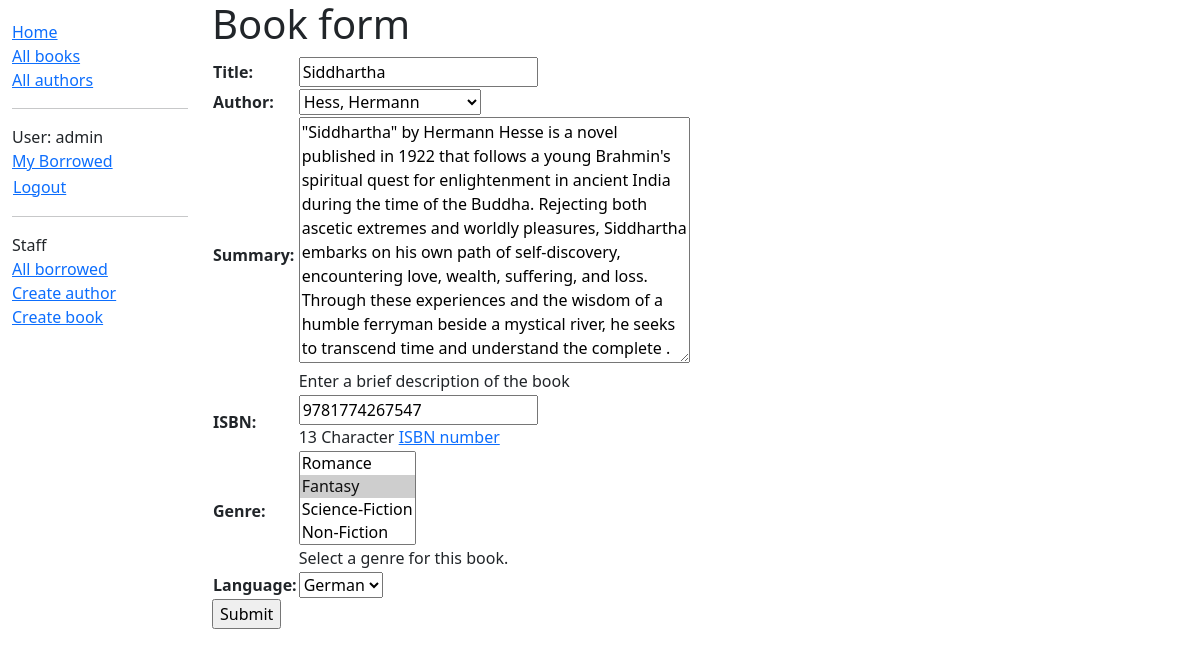
Page /catalog/book/2/update/ (signed in) on the committed database.
### catalog/models.py (models this page shows, shortened)
class Book(models.Model):
    title = models.CharField(max_length=200)
    author = models.ForeignKey(to=Author, on_delete=models.RESTRICT, null=True)
    summary = models.TextField(
        max_length=1000,
        help_text="Enter a brief description of the book"
        )
    isbn = models.CharField(
        verbose_name="ISBN",
        max_length=13,
        unique=True,
        help_text='13 Character <a href="https://www.isbn-international.org/content/what-isbn'
                                      '">ISBN number</a>',
        validators=[is_isbn]
        )
    genre = models.ManyToManyField(
        to=Genre,
        help_text="Select a genre for this book.")
    language = models.ForeignKey(to=Language, on_delete=models.RESTRICT, null=False)
    def display_genre(self):
        """Create a string for the genre. Required to display genre in admin."""
        return ", ".join(genre.name for genre in self.genre.all()[:3])
    display_genre.short_description = "Genre"

### catalog/views.py (the view)
# urls.py: path("book/<int:pk>/update/", views.BookUpdate.as_view(), name="book-update"),
class BookUpdate(PermissionRequiredMixin, UpdateView):
    model = Book
    fields = ['title', 'author', 'summary', 'isbn', 'genre', 'language']
    permission_required = 'catalog.change_book'

### catalog/models.py (called while the page is built)
    def __str__(self):
        return self.name

    def __str__(self):
        return f"{self.last_name}, {self.first_name}"

    def __str__(self):
        return self.name

### catalog/templates/catalog/book_form.html (shortened to what this page needs)
{% extends "catalog/base_generic.html" %}
{% block content %}
    <h1>Book form</h1>
    <form action="" method="post">
        <table>
            {{form.as_table}}
        </table>
        <input type="submit" value="Submit">
    </form>
{% endblock content %}

### catalog/templates/catalog/base_generic.html (shortened to what this page needs)
<!doctype html>
<html lang="en">
  <head>
    <link href="https://cdn.jsdelivr.net/npm/bootstrap@5.3.3/dist/css/bootstrap.min.css"
      rel="stylesheet"
>
    {% load static %}
    <link rel="stylesheet" href="{% static 'css/styles.css' %}" />
  </head>
  <body>
    <div class="container-fluid">
      <div class="row">
        <div class="col-sm-2">
          {% block sidebar %}
            <ul class="sidebar-nav">
              <li><a href="{% url "index" %}">Home</a></li>
              <li><a href="{% url "books" %}">All books</a></li>
              <li><a href="{% url "authors" %}">All authors</a></li>
              <hr>
              {% if user.is_authenticated %}
                <li>User: {{ user.get_username }}</li>
                <li><a href="{% url "my-borrowed" %}">My Borrowed</a></li>
                <li>
                  <form id="logout-form" method="post" action="{% url "logout" %}">
                    <button type="submit" class="btn btn-link">Logout</button>
                  </form>
                </li>
              {% else %}
                <li><a href="{% url "login" %}?next={% url "index" %}">Login</a></li>
              {% endif %}
              <hr>
              {% if user.is_staff %}
                <li>Staff</li>
                <li><a href="{% url "all-borrowed" %}">All borrowed</a></li>
                {% if perms.catalog.add_author %}
                  <li><a href="{% url "author-create" %}">Create author</a></li>
                {% endif %}
                {% if perms.catalog.add_book %}
                  <li><a href="{% url "book-create" %}">Create book</a></li>
                {% endif %}
              {% endif %}
            </ul>
          {% endblock %}
        </div>
        <div class="col-sm-10 ">
          {% block content %}{% endblock content %}
        </div>
      </div>
    </div>
  </body>
</html>

### catalog/static/css/styles.css (style rules this page uses)
.sidebar-nav { margin-top: 20px; padding: 0; list-style: none; }
#logout-form { display: inline; }
#logout-form button { padding: 0; margin: 0; }

### rows in the picture
Book: title "Siddhartha", author "Hess, Hermann", summary "\"Siddhartha\" by Hermann Hesse is a novel published in 1922 that follows a young Brahmin's spiritual quest for enlightenment in ancient India during the time of the Buddha. Rejecting both ascetic extremes and worldly pleasures, Siddhartha embarks on his own path of self-discovery, encountering love, wealth, suffering, and loss. Through these experiences and the wisdom of a humble ferryman beside a mystical river, he seeks to transcend time and understand the complete .", isbn "9781774267547", language "German"

### other values in the picture
{{ user.get_username }} "admin"
